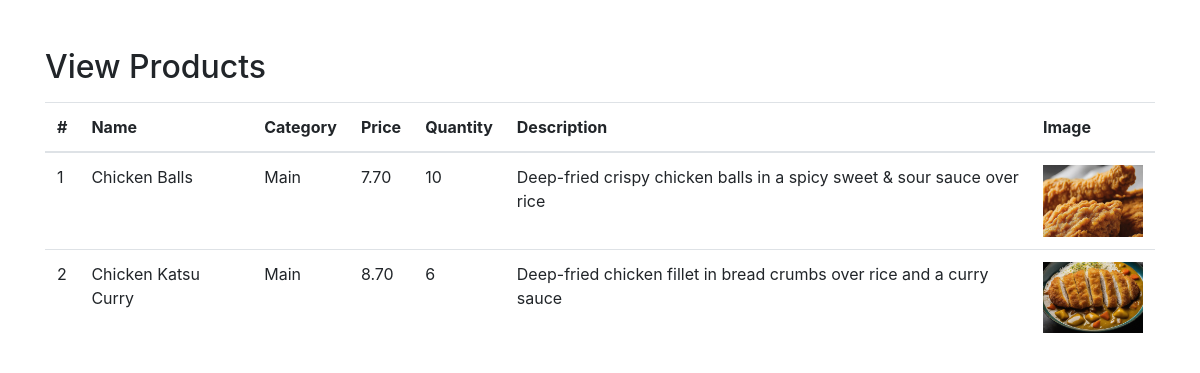
/admin/view_product.php, run on an earlier commit of the app's database.
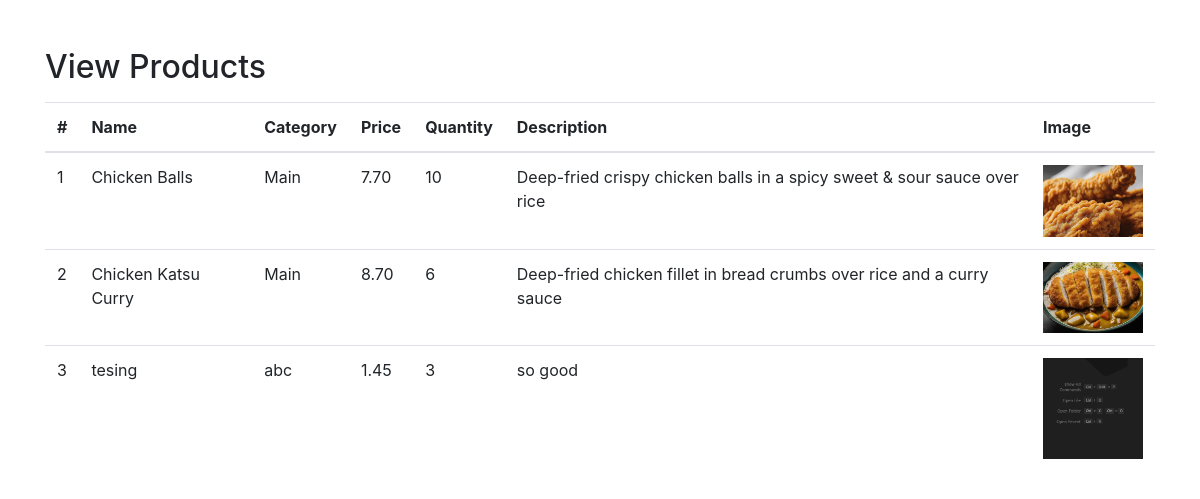
And on a later commit of the database.
### tables this page shows
CREATE TABLE `menus` (
  `id` int(11) NOT NULL,
  `name` varchar(255) NOT NULL,
  `category` varchar(50) DEFAULT NULL,
  `price` decimal(10,2) NOT NULL,
  `quantity` int(11) NOT NULL,
  `description` text DEFAULT NULL,
  `image` varchar(255) DEFAULT NULL
);

### admin/view_product.php (the view, shortened to what this page needs)
<?php include '../connect.php'; ?>
<!DOCTYPE html>
<html lang="en">
<head>
    <link href="https://maxcdn.bootstrapcdn.com/bootstrap/4.5.2/css/bootstrap.min.css" rel="stylesheet">
</head>
<body>
    <div class="container">
        <h2 class="mt-5">View Products</h2>
        <table class="table mt-3">
            <thead>
                <tr>
                    <th>#</th>
                    <th>Name</th>
                    <th>Category</th>
                    <th>Price</th>
                    <th>Quantity</th>
                    <th>Description</th>
                    <th>Image</th>
                </tr>
            </thead>
            <tbody>
                <?php
                $sql = "SELECT * FROM menus";
                $result = $conn->query($sql);
                if ($result->num_rows > 0) {
                    while ($row = $result->fetch_assoc()) {
                        echo "<tr>";
                        echo "<td>" . $row["id"] . "</td>";
                        echo "<td>" . $row["name"] . "</td>";
                        echo "<td>" . $row["category"] . "</td>";
                        echo "<td>" . $row["price"] . "</td>";
                        echo "<td>" . $row["quantity"] . "</td>";
                        echo "<td>" . $row["description"] . "</td>";
                        echo "<td><img src='./assets/uploads/" . $row["image"] . "' alt='Product Image' style='max-width: 100px;'></td>";
                        echo "</tr>";
                    }
                } else {
                    echo "<tr><td colspan='7'>No products found</td></tr>";
                }
                ?>
            </tbody>
        </table>
    </div>
</body>
</html>

What changed in the data, as far as the page shows it:
added menus: id "3", name "tesing", category "abc", price "1.45", quantity "3", description "so good", image (picture)
